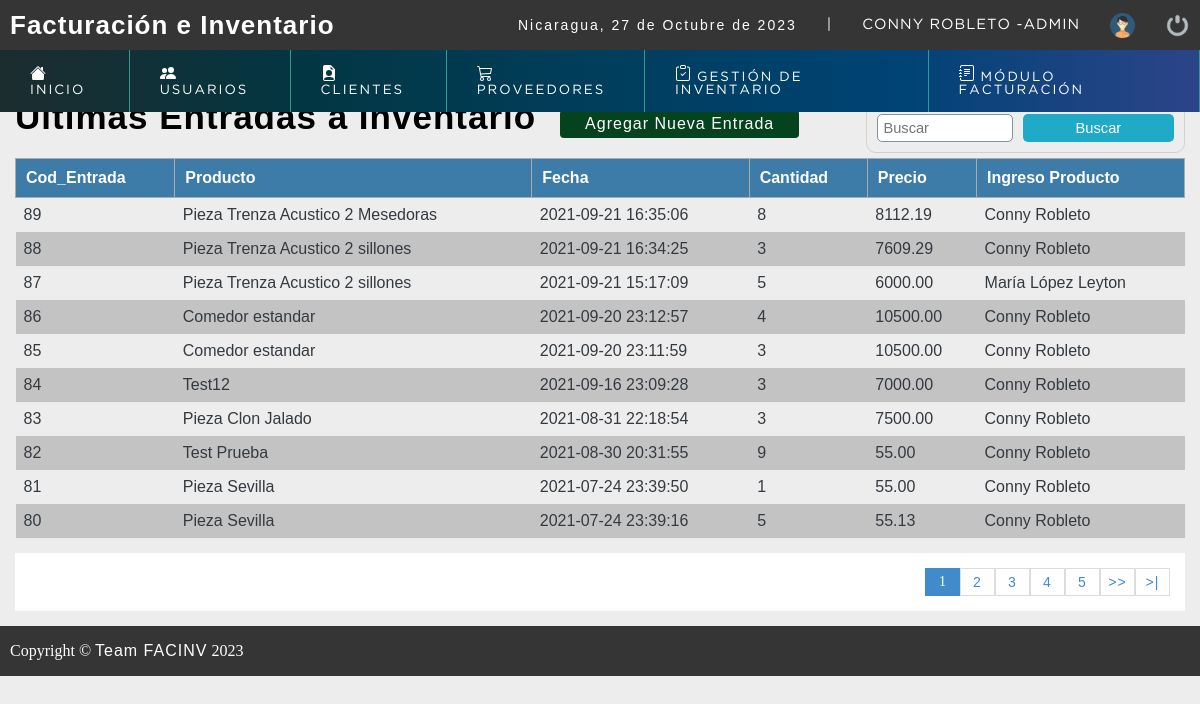
/sistema/Listarentradas.php (signed in), run on the app's committed database.
### tables this page shows
CREATE TABLE `entradas` (
  `identrada` int(11) NOT NULL,
  `codproducto` int(11) NOT NULL,
  `fecha` datetime NOT NULL DEFAULT current_timestamp(),
  `cantidad` int(11) NOT NULL,
  `precio` decimal(10,2) NOT NULL,
  `usuario_id` int(11) NOT NULL DEFAULT 1
);

CREATE TABLE `producto` (
  `codproducto` int(11) NOT NULL,
  `descripcion` varchar(100) DEFAULT NULL,
  `detalle` varchar(100) DEFAULT NULL,
  `proveedor` int(11) DEFAULT NULL,
  `categoria` int(11) NOT NULL,
  `precio` decimal(10,2) DEFAULT NULL,
  `existencia` int(11) DEFAULT NULL,
  `date_add` datetime NOT NULL DEFAULT current_timestamp(),
  `usuario_id` int(11) NOT NULL,
  `estatus` int(11) NOT NULL DEFAULT 1
);

CREATE TABLE `usuario` (
  `idusuario` int(11) NOT NULL,
  `nombre` varchar(50) DEFAULT NULL,
  `correo` varchar(100) DEFAULT NULL,
  `usuario` varchar(15) DEFAULT NULL,
  `clave` varchar(100) DEFAULT NULL,
  `rol` int(11) DEFAULT NULL,
  `estatus` int(11) NOT NULL DEFAULT 1
);

### sistema/includes/functions.php (called while the page is built, shortened)
<?php
	function fechaC(){
		$mes = array("","Enero",
					  "Febrero",
					  "Marzo",
					  "Abril",
					  "Mayo",
					  "Junio",
					  "Julio",
					  "Agosto",
					  "Septiembre",
					  "Octubre",
					  "Noviembre",
					  "Diciembre");
		return date('d')." de ". $mes[date('n')] . " de " . date('Y');
	}
 ?>

### sistema/Listarentradas.php (the view, shortened to what this page needs)
<?php
	include "../conexion.php";
 ?>
<!DOCTYPE html>
<html lang="en">
<head>
	<?php include "includes/scripts.php"; ?>
</head>
<body>
	<?php include "includes/header.php"; ?>
	<section id="container">
		<h1>Ultimas Entradas a Inventario</h1>
		<a href="listaproductos.php" class="btn_new">Agregar Nueva Entrada</a>
		<form action="buscar_entradaproducto.php" method="get" class="form_search">
			<input type="text" name="busqueda" id="busqueda" placeholder="Buscar">
			<input type="submit" value="Buscar" class="btn_search">
		</form>
		<table>
			<tr>
				<th>Cod_Entrada</th>
				<th>Producto</th>
				<th>Fecha</th>
				<th>Cantidad</th>
				<th>Precio</th>
				<th>Ingreso Producto</th>
			</tr>
		<?php
			$sql_registe = mysqli_query($conection,"SELECT COUNT(*) as total_registro FROM entradas ");
			$result_register = mysqli_fetch_array($sql_registe);
			$total_registro = $result_register['total_registro'];
			$por_pagina = 10;
			if(empty($_GET['pagina']))
			{
				$pagina = 1;
			}else{
				$pagina = $_GET['pagina'];
			}
			$desde = ($pagina-1) * $por_pagina;
			$total_paginas = ceil($total_registro / $por_pagina);
			$query = mysqli_query($conection,"SELECT E.identrada,E.codproducto,E.fecha,E.cantidad,E.precio, U.nombre as usuario, P.descripcion as producto FROM entradas E INNER JOIN usuario U ON E.usuario_id = U.idusuario
                                               INNER JOIN producto P ON E.codproducto= P.codproducto
                                               ORDER BY E.identrada DESC LIMIT $desde,$por_pagina
				");
			$result = mysqli_num_rows($query);
			if($result > 0){
				while ($data = mysqli_fetch_array($query)) {
			?>
				<tr>
					<td><?php echo $data["identrada"]; ?></td>
					<td><?php echo $data["producto"]; ?></td>
					<td><?php echo $data["fecha"]; ?></td>
					<td><?php echo $data["cantidad"]; ?></td>
                    <td><?php echo $data["precio"]; ?></td>
					<td><?php echo $data['usuario'] ?></td>
				</tr>
		<?php
				}
			}
		 ?>
		</table>
		<div class="paginador">
			<ul>
			<?php
				for ($i=1; $i <= $total_paginas; $i++) {
					if($i == $pagina)
					{
						echo '<li class="pageSelected">'.$i.'</li>';
					}else{
						echo '<li><a href="?pagina='.$i.'">'.$i.'</a></li>';
					}
				}
				if($pagina != $total_paginas)
				{
			 ?>
				<li><a href="?pagina=<?php echo $pagina + 1; ?>">>></a></li>
				<li><a href="?pagina=<?php echo $total_paginas; ?> ">>|</a></li>
			<?php } ?>
			</ul>
		</div>
	</section>
	<?php include "includes/footer.php"; ?>
</body>
</html>

### sistema/includes/scripts.php (shortened to what this page needs)
<link rel="stylesheet" type="text/css" href="css/style.css">
<?php include "functions.php"; ?>

### sistema/includes/header.php (shortened to what this page needs)
<header>
	<div class="header">
		<h1> Facturación e Inventario</h1>
		<div class="optionsBar">
			<p>Nicaragua, <?php echo fechaC(); ?></p>
			<span>|</span>
			<span class="user"><?php echo $_SESSION['nombre'].' -'.$_SESSION['user']; ?></span>
			<img class="photouser" src="img/user.png" alt="Usuario">
			<a href="salir.php"><img class="close" src="img/salir.png" alt="Salir del sistema" title="Salir"></a>
		</div>
	</div>
	<?php include "nav.php"; ?>
</header>

### sistema/includes/nav.php (shortened to what this page needs)
<nav>
			<ul>
				<li><a href="index.php">  Inicio</a></li>
			<?php
				if($_SESSION['rol'] == 1){
			 ?>
				<li class="principal">
					<a href="#">  Usuarios</a>
				</li>
			<?php } ?>
				<li class="principal">
					<a href="#">  Clientes</a>
				</li>
				<?php
				if($_SESSION['rol'] == 1||$_SESSION['rol'] == 2){
			 ?>
				<li class="principal">
					<a href="#">  Proveedores</a>
				</li>
				<?php } ?>
				<li class="principal">
					<a href="#">  Gestión de inventario</a>
				</li>
				<li class="principal">
					<a href="#">  Módulo Facturación</a>
				</li>
			</ul>
		</nav>

### sistema/includes/footer.php (shortened to what this page needs)
<div class="header">
 <div>Copyright &copy; <a target="_blank" rel="noopener noreferrer" >Team FACINV</a> <?php echo date("Y"); ?></div>
    </div>

### sistema/css/style.css (style rules this page uses)
* { margin: 0; padding: 0; box-sizing: border-box; }
body { background: #ededed; }
h1, h2, h3, h4, h5, h6 { font-family: 'arial'; font-weight: bold; letter-spacing: 1px; }
h1 { font-size: 26px; }
p { font-family: 'arial'; letter-spacing: 2px; font-size: 14px; line-height: 20px; }
a { text-decoration: none; font-family: arial; letter-spacing: 1px; }
span { font-family: 'GothamBook'; letter-spacing: 1px; font-size: 14px; line-height: 20px; }
header { position: fixed; width: 100%; }
.header { color: #FFF; background: #343534; height:50px; display: -webkit-flex; display: -moz-flex; display: -ms-flex; display: -o-flex; display: flex; justify-content: space-between; align-items: center; padding: 10px; }
.optionsBar { display: -webkit-flex; display: -moz-flex; display: -ms-flex; display: -o-flex; display: flex; justify-content: center; align-items: center; }
.optionsBar span { color: #FFF; font-size: 11pt; font-family: 'GothamBook'; text-transform: uppercase; margin-left: 30px; }
.photouser { margin-left: 30px; width: 25px; height: 25px; }
.close { width: 25px; height: 25px; }
.optionsBar a { display: -webkit-flex; display: -moz-flex; display: -ms-flex; display: -o-flex; display: flex; margin-left: 30px; }
nav ul { display: flex; background-image: linear-gradient(to right, #1c2c2e, #033642, #003e5c, #004375, #2c4489); list-style: none; display: -webkit-flex; display: -moz-flex; display: -ms-flex; display: -o-flex; display: flex; justify-content: left; align-items: center; }
nav ul > li a { position: relative; }
nav a { color: #FFF; display: block; font-size: 10pt; font-family: 'GothamBook'; padding: 15px 30px; text-transform: uppercase; letter-spacing: 2px; transition: background .5s; border-right: 1px solid #319B8F; }
nav .principal > a { background-position-x: 0%; background-position-y: 0%; background-size: auto auto; background-position: 94% center; background-size: 10px; }
#container { padding: 90px 15px 15px; }
form { background: #FFF; margin: auto; padding: 20px 50px; border: 1px solid #d1d1d1; }
input,select { display: block; width: 100%; font-size: 11pt; padding: 5px; border: 1px solid #85929e; border-radius: 5px; }
.btn_new { display: inline-block; background: #05421e; color: #FFF; padding: 5px 25px; border-radius: 4px; margin: 20px; }
#container h1 { font-size: 35px; display : inline-block; }
table { color: #343a40; border-collapse: collapse; font-size: 12pt; font-family: 'arial'; width: 100%; overflow: hidden; }
table th { text-align: left; padding: 10px; background: #3d7ba8; color:#fff; border: 1px solid #AAAAAA; overflow: hidden; }
table tr:nth-child(odd) { background: rgba(0, 0, 0, 0.178); }
table td { padding: 8px; margin: 15px; }
.paginador ul { padding: 15px; list-style: none; background: #FFF; margin-top: 15px; display: -webkit-flex; display: -moz-flex; display: -ms-flex; display: -o-flex; display: flex; justify-content: flex-end; }
.paginador a, .pageSelected { color: #428bca; border: 1px solid #ddd; padding: 5px; display: inline-block; font-size: 14px; text-align: center; width: 35px; }
.pageSelected { color: #FFF; background: #428bca; border: 1px solid #428bca; }
.form_search { margin-top: 13px; display: -webkit-flex; display: -moz-flex; display: -ms-flex; display: -o-flex; display: flex; float: right; background: initial; padding: 10px; border-radius: 10px; }
.form_search .btn_search { background: #1faac8; color: #FFF; padding: 0 20px; border: 0; cursor: pointer; margin-left: 10px; }

### data on the page
entradas: identrada "89", producto.descripcion "Pieza Trenza Acustico 2 Mesedoras", fecha "2021-09-21 16:35:06", cantidad "8", precio "8112.19", usuario.nombre "Conny Robleto"
entradas: identrada "88", producto.descripcion "Pieza Trenza Acustico 2 sillones", fecha "2021-09-21 16:34:25", cantidad "3", precio "7609.29", usuario.nombre "Conny Robleto"
entradas: identrada "87", producto.descripcion "Pieza Trenza Acustico 2 sillones", fecha "2021-09-21 15:17:09", cantidad "5", precio "6000.00", usuario.nombre "María López Leyton"
entradas: identrada "86", producto.descripcion "Comedor estandar", fecha "2021-09-20 23:12:57", cantidad "4", precio "10500.00", usuario.nombre "Conny Robleto"
entradas: identrada "85", producto.descripcion "Comedor estandar", fecha "2021-09-20 23:11:59", cantidad "3", precio "10500.00", usuario.nombre "Conny Robleto"
entradas: identrada "84", producto.descripcion "Test12", fecha "2021-09-16 23:09:28", cantidad "3", precio "7000.00", usuario.nombre "Conny Robleto"
entradas: identrada "83", producto.descripcion "Pieza Clon Jalado", fecha "2021-08-31 22:18:54", cantidad "3", precio "7500.00", usuario.nombre "Conny Robleto"
entradas: identrada "82", producto.descripcion "Test Prueba", fecha "2021-08-30 20:31:55", cantidad "9", precio "55.00", usuario.nombre "Conny Robleto"
entradas: identrada "81", producto.descripcion "Pieza Sevilla", fecha "2021-07-24 23:39:50", cantidad "1", precio "55.00", usuario.nombre "Conny Robleto"
entradas: identrada "80", producto.descripcion "Pieza Sevilla", fecha "2021-07-24 23:39:16", cantidad "5", precio "55.13", usuario.nombre "Conny Robleto"

### other printed values
fechaC() "27 de Octubre de 2023"
$_SESSION['nombre'] "CONNY ROBLETO"
$_SESSION['user'] "ADMIN"
